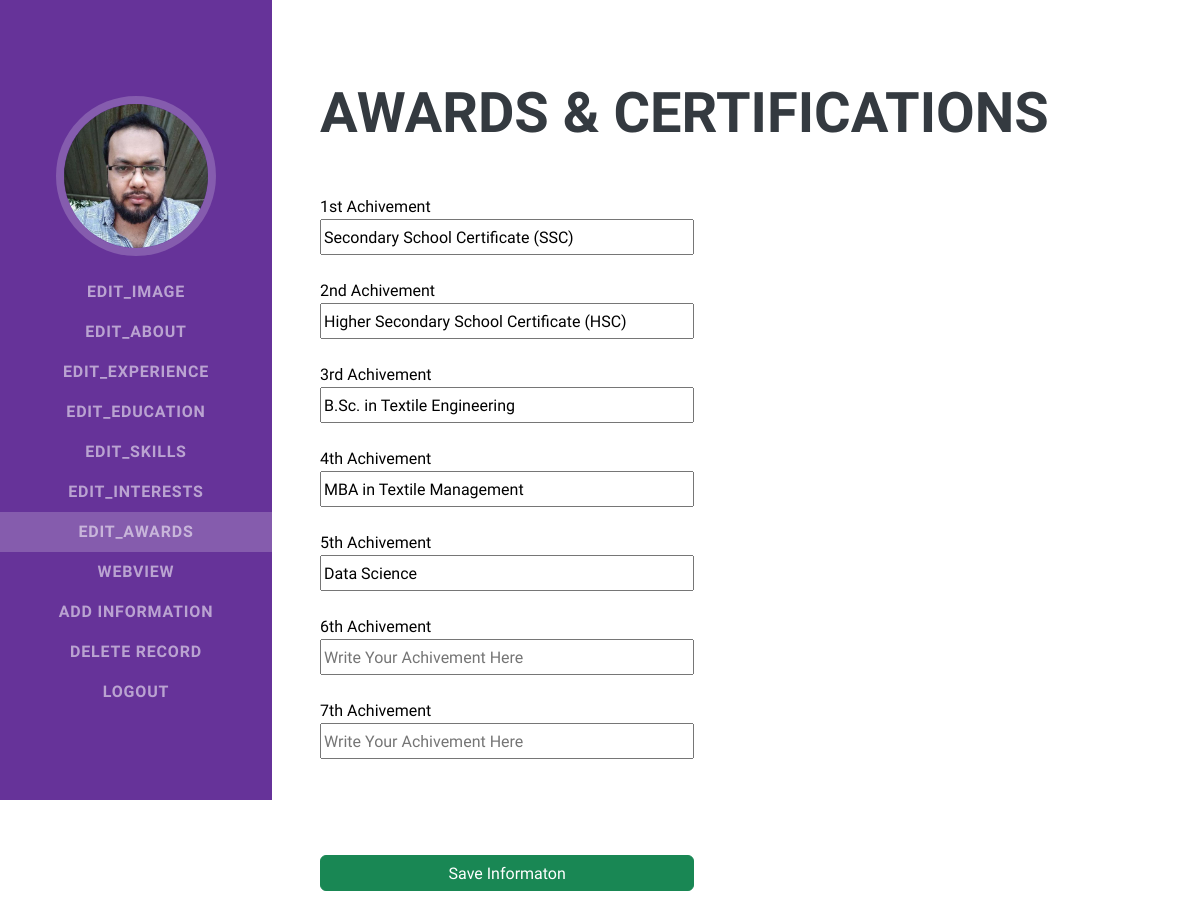
Screenshot of /update_award (signed in) with the database file from the repository.
### port_app/models.py (models this page shows)
class Image(models.Model):
    image = models.ImageField(upload_to='images/',null = True)

class Awr_Cer(models.Model):
    AC_1 = models.CharField(max_length=255,null = True)
    AC_2 = models.CharField(max_length=255,null = True)
    AC_3 = models.CharField(max_length=255,null = True)
    AC_4 = models.CharField(max_length=255,null = True)
    AC_5 = models.CharField(max_length=255,null = True)
    AC_6 = models.CharField(max_length=255,null = True)
    AC_7 = models.CharField(max_length=255,null = True)

### port_app/views.py (the view, shortened to what this page needs)
# urls.py: path('update_award', views.update_award, name='update_award'),
@login_required(login_url='login_user')
def update_award(request):
    try:
        update_awards = Awr_Cer.objects.latest('id')
        return render(request, 'edit_file/award_edit.html', {
            'image_data': Image.objects.last().image,
            'AC_1': update_awards.AC_1,
            'AC_2': update_awards.AC_2,
            'AC_3': update_awards.AC_3,
            'AC_4': update_awards.AC_4,
            'AC_5': update_awards.AC_5,
            'AC_6': update_awards.AC_6,
            'AC_7': update_awards.AC_7,
        })
    except About.DoesNotExist:
        return HttpResponse('No records found')

### templates/edit_file/award_edit.html (shortened to what this page needs)
{% load static %}
<!DOCTYPE html>
<html lang="en">
    <head>
        <link rel="stylesheet" href="{% static 'css/admin.css' %}">
    </head>
    <body id="page-top">
        <form action="{% url 'update_award' %}" method='POST' enctype="multipart/form-data">
        <nav class="navbar navbar-expand-lg navbar-dark bg-primary fixed-top" id="sideNav">
            <a class="navbar-brand js-scroll-trigger" href="#page-top">
                <span class="d-none d-lg-block"><img class="img-fluid img-profile rounded-circle mx-auto mb-2" src="media/{{image_data}}" alt="..." /></span>
            </a>
            <div class="collapse navbar-collapse" id="navbarResponsive">
                <ul class="navbar-nav">
                    <li class="nav-item"><a class="nav-link js-scroll-trigger" href="/update_image">Edit_Image</a></li>
                    <li class="nav-item"><a class="nav-link js-scroll-trigger" href="/update_about">Edit_About</a></li>
                    <li class="nav-item"><a class="nav-link js-scroll-trigger" href="/update_experience">Edit_Experience</a></li>
                    <li class="nav-item"><a class="nav-link js-scroll-trigger" href="/update_education">Edit_Education</a></li>
                    <li class="nav-item"><a class="nav-link js-scroll-trigger" href="/update_skills">Edit_Skills</a></li>
                    <li class="nav-item"><a class="nav-link js-scroll-trigger" href="/update_interests">Edit_Interests</a></li>
                    <li class="nav-item"><a style="background-color:#855CAD" class="nav-link js-scroll-trigger" href="/update_award">Edit_Awards</a></li>
                    <li class="nav-item"><a class="nav-link js-scroll-trigger" href="/">Webview</a></li>
                    <li class="nav-item"><a class="nav-link js-scroll-trigger" href="/admin">Add Information</a></li>
                    <li class="nav-item"><a class="nav-link js-scroll-trigger" href="#">Delete Record</a></li>
                    <li class="nav-item"><a class="nav-link js-scroll-trigger" href="{% url 'logout_user' %}">Logout</a></li>
                </ul>
            </div>
        </nav>
        <div class="container-fluid p-0">
            <section class="resume-section" id="awards">
                <div class="resume-section-content">
                    <h2 class="mb-5">Awards & Certifications</h2>
                    <label for="AC_1">1st Achivement</label><br>
                    <input type="text" id="AC_1" name="AC_1" placeholder="Write Your Achivement Here" value="{{AC_1}}"> <br><br>
                    <label for="AC_2">2nd Achivement</label><br>
                    <input type="text" id="AC_2" name="AC_2" placeholder="Write Your Achivement Here" value="{{AC_2}}"> <br><br>
                    <label for="AC_3">3rd Achivement</label><br>
                    <input type="text" id="AC_3" name="AC_3" placeholder="Write Your Achivement Here" value="{{AC_3}}"> <br><br>
                    <label for="AC_4">4th Achivement</label><br>
                    <input type="text" id="AC_4" name="AC_4" placeholder="Write Your Achivement Here" value="{{AC_4}}"> <br><br>
                    <label for="AC_5">5th Achivement</label><br>
                    <input type="text" id="AC_5" name="AC_5" placeholder="Write Your Achivement Here" value="{{AC_5}}"> <br><br>
                    <label for="AC_6">6th Achivement</label><br>
                    <input type="text" id="AC_6" name="AC_6" placeholder="Write Your Achivement Here" value="{{AC_6}}"> <br><br>
                    <label for="AC_7">7th Achivement</label><br>
                    <input type="text" id="AC_7" name="AC_7" placeholder="Write Your Achivement Here" value="{{AC_7}}"> <br><br>
                    <br><br><br>
                    <div class="subutton">
                    <input type="submit" class="btn btn-success" value="Save Informaton">  </div>
                </form>
    </body>
</html>

### rows the page displays
Image: image (picture)
Awr_Cer: AC_1 "Secondary School Certificate (SSC)", AC_2 "Higher Secondary School Certificate (HSC)", AC_3 "B.Sc. in Textile Engineering", AC_4 "MBA in Textile Management", AC_5 "Data Science"
